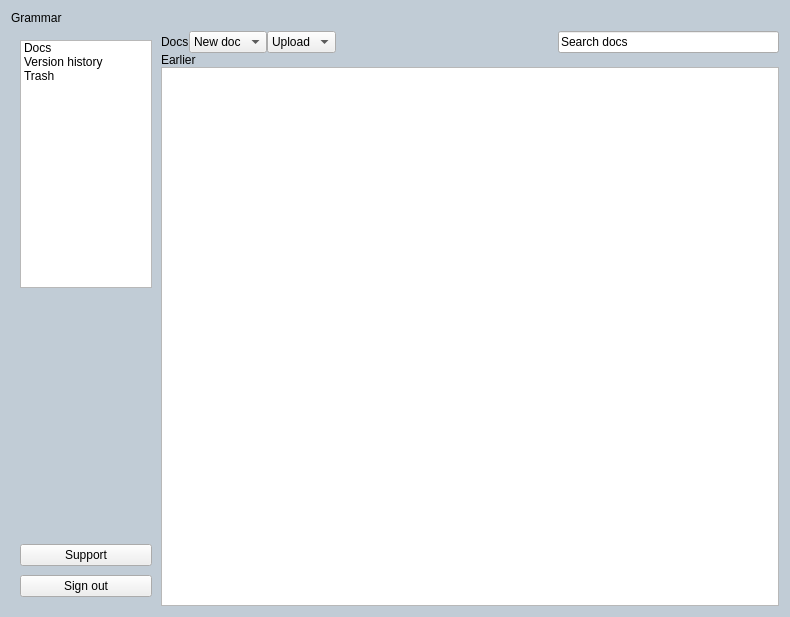
<?xml version="1.0" encoding="UTF-8"?>
<ui version="4.0">
 <class>Grammar</class>
 <widget class="QWidget" name="Grammar">
  <property name="geometry">
   <rect>
    <x>0</x>
    <y>0</y>
    <width>790</width>
    <height>617</height>
   </rect>
  </property>
  <property name="minimumSize">
   <size>
    <width>0</width>
    <height>0</height>
   </size>
  </property>
  <property name="windowTitle">
   <string>Form</string>
  </property>
  <property name="styleSheet">
   <string notr="true">QWidget#Grammar{background-color:#C1CCD6;}</string>
  </property>
  <layout class="QVBoxLayout" name="verticalLayout_4">
   <item>
    <widget class="QLabel" name="label_3">
     <property name="text">
      <string>Grammar</string>
     </property>
    </widget>
   </item>
   <item>
    <layout class="QHBoxLayout" name="horizontalLayout_2">
     <property name="spacing">
      <number>0</number>
     </property>
     <item>
      <widget class="QWidget" name="wgtLeftPanel" native="true">
       <property name="maximumSize">
        <size>
         <width>150</width>
         <height>16777215</height>
        </size>
       </property>
       <layout class="QVBoxLayout" name="verticalLayout_2">
        <property name="spacing">
         <number>9</number>
        </property>
        <item>
         <widget class="QListWidget" name="listWidget">
          <item>
           <property name="text">
            <string>Docs</string>
           </property>
          </item>
          <item>
           <property name="text">
            <string>Version history</string>
           </property>
          </item>
          <item>
           <property name="text">
            <string>Trash</string>
           </property>
          </item>
         </widget>
        </item>
        <item>
         <spacer name="verticalSpacer">
          <property name="orientation">
           <enum>Qt::Orientation::Vertical</enum>
          </property>
          <property name="sizeHint" stdset="0">
           <size>
            <width>20</width>
            <height>40</height>
           </size>
          </property>
         </spacer>
        </item>
        <item>
         <widget class="QPushButton" name="pushButton">
          <property name="text">
           <string>Support</string>
          </property>
         </widget>
        </item>
        <item>
         <widget class="QPushButton" name="pushButton_2">
          <property name="text">
           <string>Sign out</string>
          </property>
         </widget>
        </item>
       </layout>
      </widget>
     </item>
     <item>
      <layout class="QVBoxLayout" name="verticalLayout_3">
       <item>
        <layout class="QHBoxLayout" name="horizontalLayout">
         <item>
          <widget class="QLabel" name="label">
           <property name="text">
            <string>Docs</string>
           </property>
          </widget>
         </item>
         <item>
          <widget class="QComboBox" name="comboBox">
           <item>
            <property name="text">
             <string>New doc</string>
            </property>
           </item>
          </widget>
         </item>
         <item>
          <widget class="QComboBox" name="comboBox_2">
           <item>
            <property name="text">
             <string>Upload</string>
            </property>
           </item>
          </widget>
         </item>
         <item>
          <spacer name="horizontalSpacer">
           <property name="orientation">
            <enum>Qt::Orientation::Horizontal</enum>
           </property>
           <property name="sizeHint" stdset="0">
            <size>
             <width>40</width>
             <height>20</height>
            </size>
           </property>
          </spacer>
         </item>
         <item>
          <widget class="QLineEdit" name="lineEdit">
           <property name="text">
            <string>Search docs</string>
           </property>
          </widget>
         </item>
        </layout>
       </item>
       <item>
        <layout class="QVBoxLayout" name="verticalLayout">
         <item>
          <widget class="QLabel" name="label_2">
           <property name="text">
            <string>Earlier</string>
           </property>
          </widget>
         </item>
         <item>
          <widget class="QTableView" name="tableView"/>
         </item>
        </layout>
       </item>
      </layout>
     </item>
    </layout>
   </item>
  </layout>
 </widget>
 <resources/>
 <connections/>
</ui>
